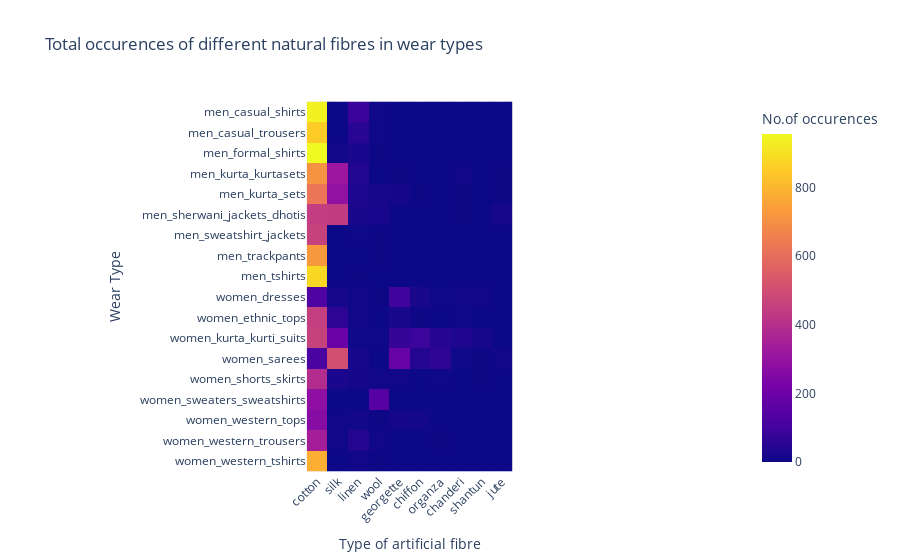

Notebook cell for this chart:
### Code cell
df_natural_fabrics = df.groupby(['wear_type'])[natural_fibres].sum()

fig = px.imshow(df_natural_fabrics.to_numpy(),
                labels=dict(x="Type of artificial fibre", y="Wear Type", color="No.of occurences"),
                x=df_natural_fabrics.columns,
                y=df_natural_fabrics.index,
                title = 'Total occurences of different natural fibres in wear types '
               )
fig.update_xaxes(side="bottom")
fig.update_layout(xaxis_tickangle=-45)
fig.show()

### Figure 1 — Plotly figure (JSON) as saved in the notebook; plotly's stock layout.template omitted (floating-point values rounded to 4 significant figures; data arrays with more than 128 entries replaced by an {"elided": "..."} marker saying what was removed)
{"data": [{"coloraxis": "coloraxis", "hovertemplate": "Type of artificial fibre: %{x}<br>Wear Type: %{y}<br>No.of occurences: %{z}<extra></extra>", "type": "heatmap", "x": ["cotton", "silk", "linen", "wool", "georgette", "chiffon", "organza", "chanderi", "shantun", "jute"], "y": ["men_casual_shirts", "men_casual_trousers", "men_formal_shirts", "men_kurta_kurtasets", "men_kurta_sets", "men_sherwani_jackets_dhotis", "men_sweatshirt_jackets", "men_trackpants", "men_tshirts", "women_dresses", "women_ethnic_tops", "women_kurta_kurti_suits", "women_sarees", "women_shorts_skirts", "women_sweaters_sweatshirts", "women_western_tops", "women_western_trousers", "women_western_tshirts"], "z": {"elided": "18x10 int values"}}], "layout": {"coloraxis": {"colorbar": {"title": {"text": "No.of occurences"}}, "colorscale": [[0, "#0d0887"], [0.1111, "#46039f"], [0.2222, "#7201a8"], [0.3333, "#9c179e"], [0.4444, "#bd3786"], [0.5556, "#d8576b"], [0.6667, "#ed7953"], [0.7778, "#fb9f3a"], [0.8889, "#fdca26"], [1, "#f0f921"]]}, "title": {"text": "Total occurences of different natural fibres in wear types "}, "xaxis": {"constrain": "domain", "scaleanchor": "y", "side": "bottom", "tickangle": -45, "title": {"text": "Type of artificial fibre"}}, "yaxis": {"autorange": "reversed", "constrain": "domain", "title": {"text": "Wear Type"}}}}
